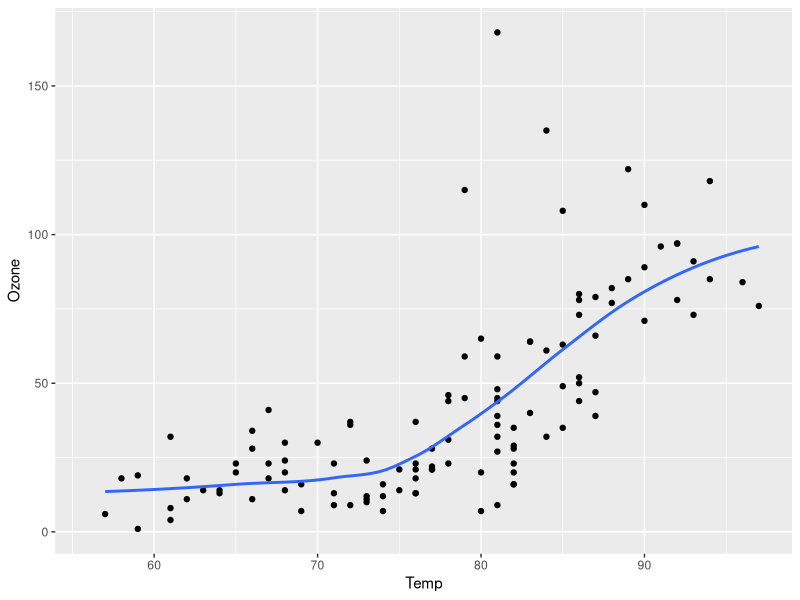
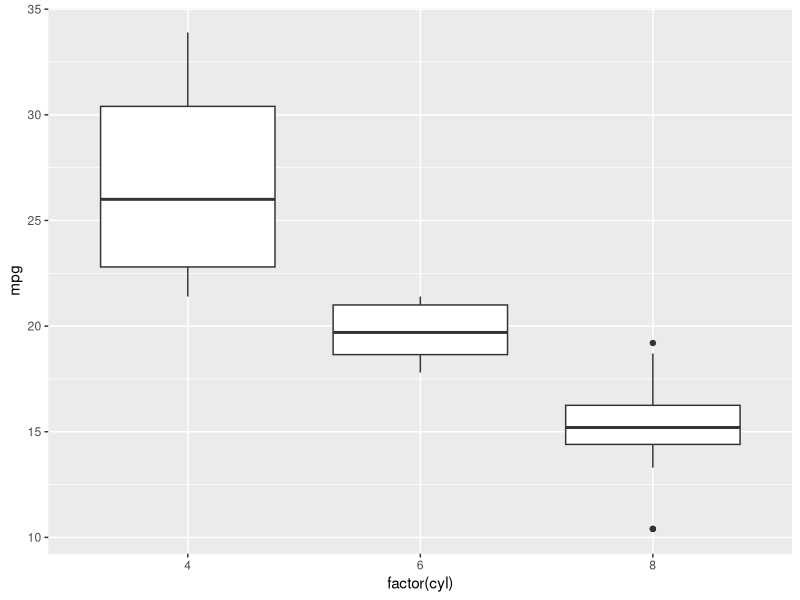

These figures' R source, in order:
## ---- chunk 1
#| label: fig-plot1
#| echo: true
#| warning: false
#| fig-cap: "複数の図"
#| fig-subcap:
#|   - "Air Quality"
#|   - "箱ひげ図"
#| layout: [50, 50]

library(ggplot2)
ggplot(airquality, aes(Temp, Ozone)) + 
        geom_point() + 
        geom_smooth(method = "loess", se = F, formula = y ~ x)

ggplot(mtcars, aes(x = factor(cyl), y = mpg)) + geom_boxplot()
## ---- chunk 2
#| label: tbl-tables
#| echo: false
#| tbl-cap: "複数の表"
#| layout-ncol: 2

knitr::kable(head(cars), booktabs = T,  caption = "Cars {#tbl-tables-cars}")
knitr::kable(head(pressure), booktabs = T, caption = "Pressure {#tbl-tables-pressure}")
